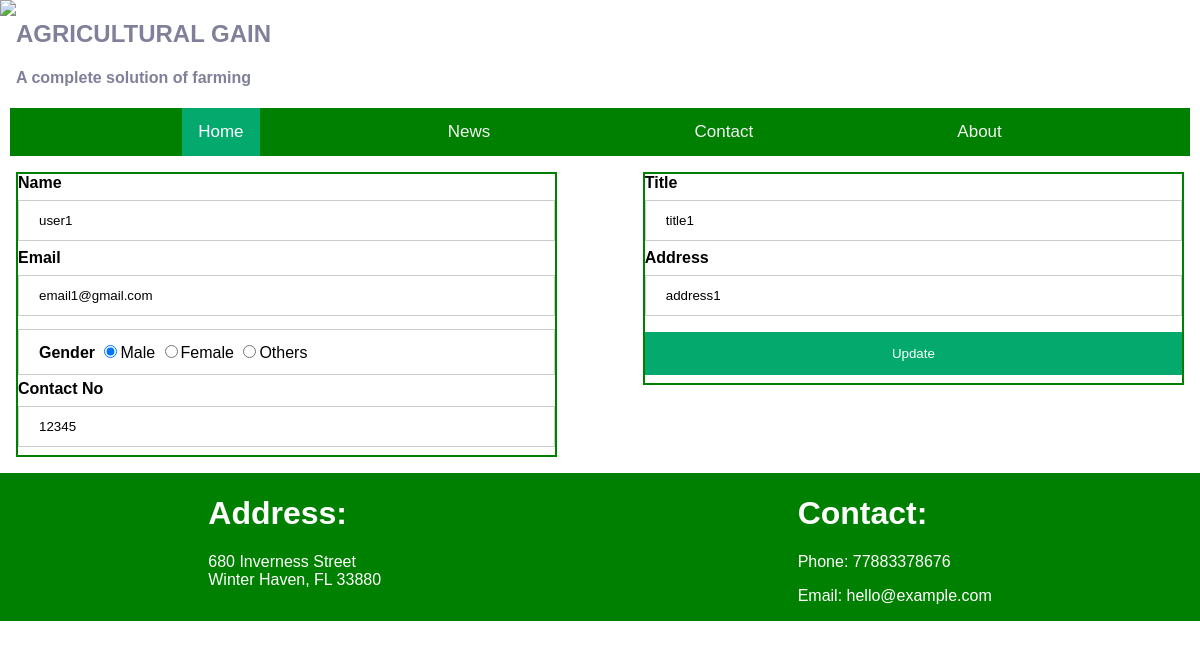
The app's page /FINAL_PROJECT/view/farmer_edit.php?user_id=1 (signed in) with its own data.
### tables this page shows
CREATE TABLE `users` (
  `ID` int(10) UNSIGNED NOT NULL,
  `NAME` varchar(50) DEFAULT NULL,
  `EMAIL` varchar(50) DEFAULT NULL,
  `GENDER` varchar(20) DEFAULT NULL,
  `CONTACT_NO` varchar(20) DEFAULT NULL,
  `TITLE` varchar(50) DEFAULT NULL,
  `ADDRESS` varchar(100) DEFAULT NULL,
  `PASSWORD` int(50) DEFAULT NULL,
  `TYPE` varchar(20) DEFAULT NULL,
  `DATE` date NOT NULL DEFAULT current_timestamp()
);

### FINAL_PROJECT/view/farmer_edit.php (the view, shortened to what this page needs)
<?php
    include '../model/db_connection.php';
    $sql = "SELECT * FROM `users` WHERE `ID` = '".$_GET["user_id"]."'";
    $result = mysqli_query($con,$sql);
    $user = mysqli_fetch_assoc($result);
?>
<!DOCTYPE html>
<html>
<head>
    <link rel="stylesheet" href="css/style.css">
</head>
<body class="body">
    <div class="header">
        <div class="header_left">
            <img class="logo" src="images/Logo.JPG">
            <div class="moto">
                <h2>AGRICULTURAL GAIN</h2>
                <h4>A complete solution of farming</h4>
            </div>
        </div>
    </div>
    <div class="nav_bar">
        <div class="topnav">
            <a class="active" href="#home">Home</a>
            <a href="#news">News</a>
            <a href="#contact">Contact</a>
            <a href="#about">About</a>
        </div>
    </div>
    <div class="sign_up_form">
        <div class="container">
            <div class="container_left">
                <label for="NAME" id="name_error"><b>Name</b></label>
                <input type="text" placeholder="Name" name="NAME" value="<?php echo $user['NAME']; ?>">
                <label for="email" id="email_error"><b>Email</b></label>
                <input type="email" placeholder="Enter Email" name="EMAIL" id="EMAIL" value="<?php echo $user['EMAIL']; ?>">
                <div class="container_gender">
                <label for="gender"><b>Gender</b></label>
                <input type="radio" name="GENDER" id="GENDER" value="Male" <?php if($user['GENDER']=="Male"){echo "checked";} ?>>Male
                <input type="radio" name="GENDER" id="GENDER" value="Female" <?php if($user['GENDER']=="Female"){echo "checked";} ?>>Female
                <input type="radio" name="GENDER" id="GENDER" value="Others" <?php if($user['GENDER']=="Others"){echo "checked";} ?>>Others
                </div>
                <label for="contact"><b>Contact No</b></label>
                <input type="text" placeholder="Enter contact" name="CONTACT_NO" id="CONTACT_NO" value="<?php echo $user['CONTACT_NO']; ?>">
            </div>
            <div class="container_right">
                <label for="title"><b>Title</b></label>
                <input type="text" placeholder="Enter title" name="TITLE" id="TITLE" value="<?php echo $user['TITLE']; ?>">
                <label for="address"><b>Address</b></label>
                <input type="text" placeholder="Enter address" name="ADDRESS" id="ADDRESS" value="<?php echo $user['ADDRESS']; ?>">
                <button type='button' onclick="update_farmer()">Update</button>
            </div>
        </div>
    </div>
    <div class="contact">
        <div>
            <h1>Address:</h1>
            <p>680 Inverness Street <br>Winter Haven, FL 33880</p>
        </div>
        <div>
            <h1>Contact:</h1>
            <p>Phone: 77883378676</p>
            <p>Email: hello@example.com</p>
        </div>
    </div>
</body>
</html>

### FINAL_PROJECT/view/css/style.css (style rules this page uses)
body { margin: 0; font-family: Arial, Helvetica, sans-serif; }
.logo { float: left; height: 100px; }
.moto { float: left; color: #80809B; }
.topnav { margin-left: 10px; overflow: hidden; background-color: green; display: flex; flex-wrap: nowrap; justify-content: space-evenly; margin-right: 10px; }
.topnav a { float: left; color: #f2f2f2; text-align: center; padding: 14px 16px; text-decoration: none; font-size: 17px; }
.topnav a.active { background-color: #04AA6D; color: white; }
.contact { margin-top: 0px; margin-bottom: 10px; overflow: hidden; background-color: green; color: white; display: flex; flex-wrap: nowrap; justify-content: space-around; }
input[type=text], input[type=password], input[type=email] { width: 100%; padding: 12px 20px; margin: 8px 0; display: inline-block; border: 1px solid #ccc; box-sizing: border-box; }
.container_gender { width: 100%; padding: 12px 20px; margin-top: 5px; margin-bottom: 5px; display: inline-block; border: 1px solid #ccc; box-sizing: border-box; }
button { background-color: #04AA6D; color: white; padding: 14px 20px; margin: 8px 0; border: none; cursor: pointer; width: 100%; }
.container { padding: 16px; }
.container_left { Float: left; width: 46%; border: 2px solid green; }
.container_right { Float: right; width: 46%; border: 2px solid green; }

### records on screen
users: NAME "user1", EMAIL "email1@gmail.com", GENDER "☑", CONTACT_NO "12345", TITLE "title1", ADDRESS "address1"
